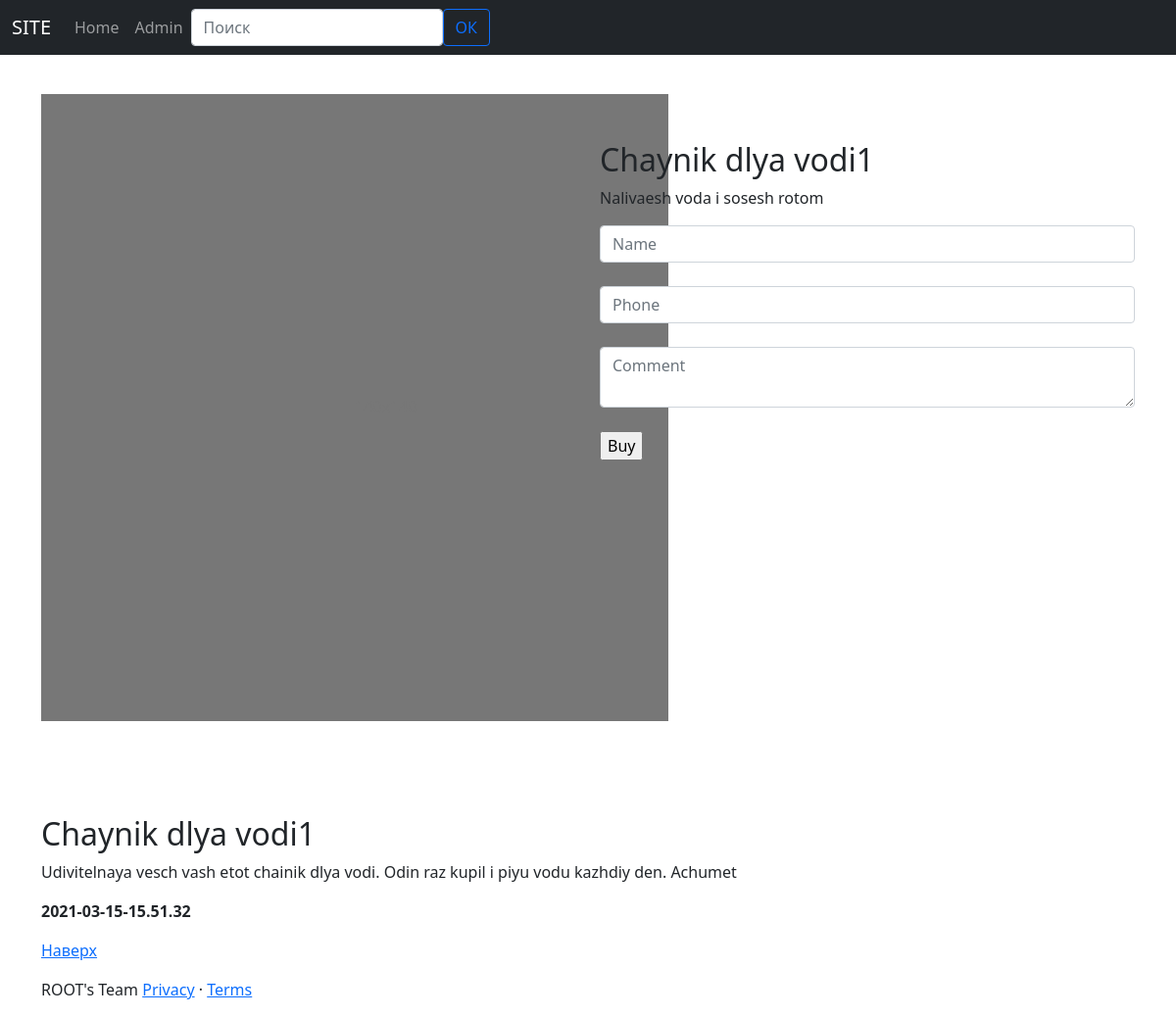
Before: /product/3 with the older database file.
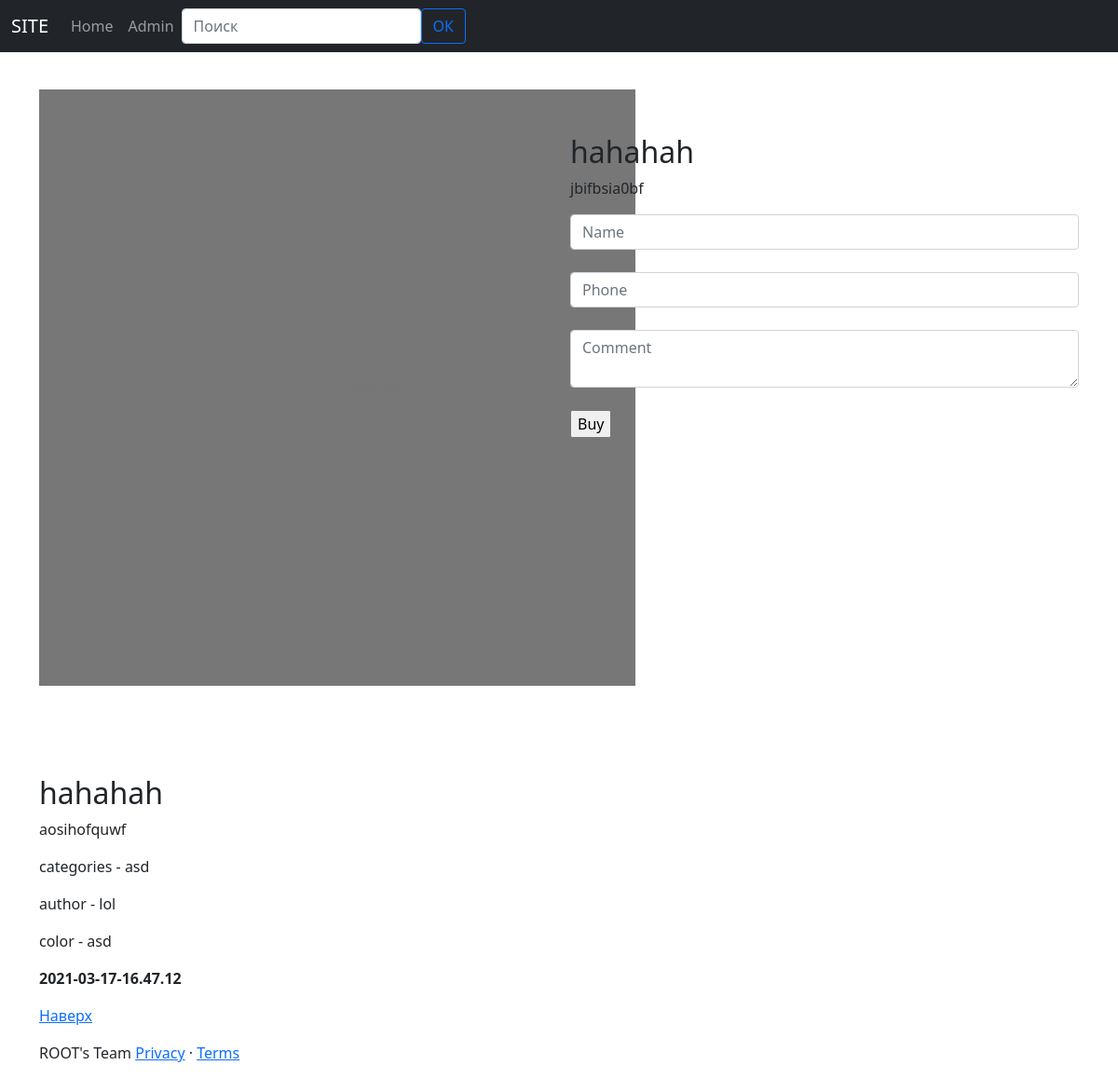
After: the same page with the newer database file.
### app.py (models this page shows, shortened)
class Product(db.Model):
    id = db.Column(db.Integer, primary_key=True)
    title = db.Column(db.String(80), default='Product №' + id)
    desc = db.Column(db.Text, default='There is no description')
    desc_opt = db.Column(db.String(250), default='There is no description')
    date = db.Column(db.DateTime, default=datetime.utcnow)
    visibility = db.Column(db.Boolean, default=True)
    price = db.Column(db.Integer, nullable=True)
    categories = db.Column(db.String(250), nullable=True)
    image = db.Column(db.String(250), nullable=True)
    author = db.Column(db.String(250), nullable=True)
    availability = db.Column(db.Integer, nullable=True)
    assignment = db.Column(db.String(250), nullable=True)
    material = db.Column(db.String(250), nullable=True)
    material_opt = db.Column(db.String(250), nullable=True)
    color = db.Column(db.String(250), nullable=True)
    color_opt = db.Column(db.String(250), nullable=True)
    size = db.Column(db.String(250), nullable=True)
    weight = db.Column(db.String(250), nullable=True)
    guarantee = db.Column(db.String(250), nullable=True)

### app.py (the view)
@app.route('/product/<int:id>')
def product(id):
    product = Product.query.get(id)
    return render_template("product.html", product=product)

### templates/product.html (shortened to what this page needs)
{% extends 'base.html' %}
{% block body %}
<main>
  <div class="container marketing">
    <div class="row mt-5 pt-5">
      <div class="col-md-6">
      </div>
      <div class="col-md-6 py-5">
        <h2>{{ product.title }}</h2>
        <p>{{ product.desc_opt }}</p>
        <form action="/buy/{{product.id}}" method="post">
          <input type="text" name="name" id="name" class="form-control" placeholder="Name"><br>
          <input type="tel" name="phone" id="phone" class="form-control" placeholder="Phone"><br>
          <textarea name="comment" id="comment" class="form-control" placeholder="Comment"></textarea><br>
          <input type="submit" value="Buy">
        </form>
      </div>
    </div>
    <div class="row mt-5 pt-5">
      <h2>{{ product.title }}</h2>
      <p>{{ product.desc }}</p>
      {% if product.categories %}<p>categories - {{product.categories}}</p>{% endif %}
      {% if product.author %}<p>author - {{product.author}}</p>{% endif %}
      {% if product.color %}<p>color - {{product.color}}</p>{% endif %}
      <p><b>{{ product.date.strftime("%Y-%m-%d-%H.%M.%S") }}</b></p>
    </div>
  </div>
</main>
{% endblock %}

### templates/base.html (shortened to what this page needs)
<!DOCTYPE html>
<html lang="en">
<head>
    <link rel="stylesheet" href="https://stackpath.bootstrapcdn.com/bootstrap/5.0.0-alpha1/css/bootstrap.min.css">
</head>
<body>
    <header>
      <nav class="navbar navbar-expand-md navbar-dark fixed-top bg-dark">
        <div class="container-fluid">
          <a class="navbar-brand" href="#">SITE</a>
          <div class="collapse navbar-collapse" id="navbarCollapse">
            <ul class="navbar-nav mr-auto mb-2 mb-md-0">
              <li class="nav-item active">
                <a class="nav-link" aria-current="page" href="/">Home</a>
              </li>
              <li class="nav-item">
                <a class="nav-link" href="/admin">Admin</a>
              </li>
            </ul>
            <form class="d-flex">
              <input class="form-control mr-2" type="search" placeholder="Поиск" aria-label="Search">
              <button class="btn btn-outline-primary" type="submit">ОК</button>
            </form>
          </div>
        </div>
      </nav>
    </header>
    {% block body %}{% endblock %}
    <footer class="container">
    <p class="float-right"><a href="#">Наверх</a></p>
    <p>ROOT's Team <a href="#">Privacy</a> · <a href="#">Terms</a></p>
    </footer>
</body>
</html>

Changed rows visible on the page:
changed Product: image empty → empty (drawn); title "Chaynik dlya vodi1" → "hahahah"; desc_opt "Nalivaesh voda i sosesh rotom" → "jbifbsia0bf"; desc "Udivitelnaya vesch vash etot chainik dlya vodi. Odin raz kupil i piyu vodu kazhdiy den. Achumet" → "aosihofquwf"; categories (not shown) → "asd"; author (not shown) → "lol"; color (not shown) → "asd"; date "2021-03-15-15.51.32" → "2021-03-17-16.47.12"
Other visible differences:
text now shown: "categories - author - color -"
